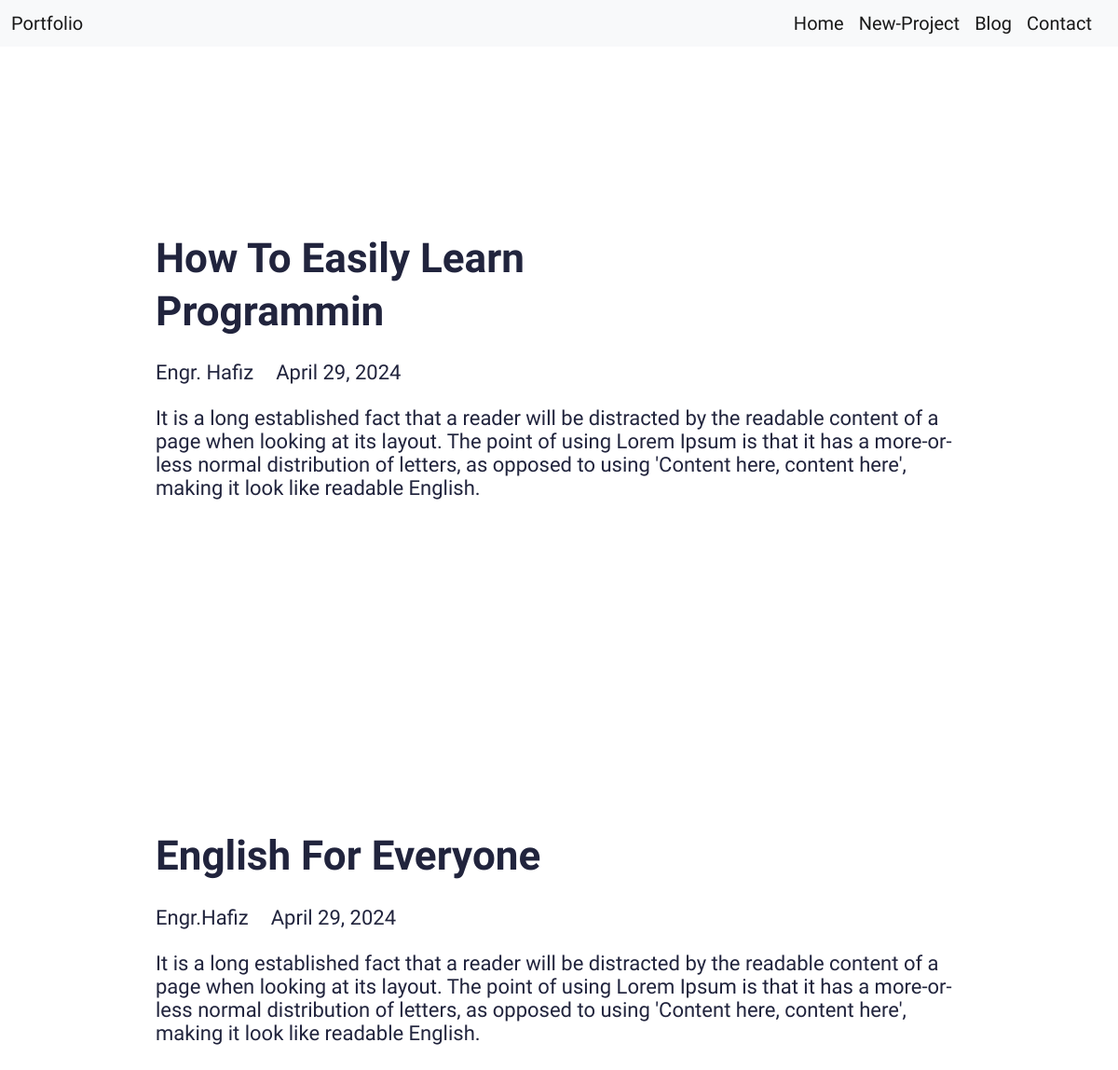
The app's page /blog_detail/ with its own data.
### main/models.py (models this page shows, shortened)
class Blog(models.Model):
    timestamp = models.DateTimeField(auto_now_add=True)
    author = models.CharField(max_length=200, blank=True, null=True)
    name = models.CharField(max_length=200, blank=True, null=True)
    description = models.CharField(max_length=500, blank=True, null=True)
    slug = models.SlugField(null=True, blank=True)
    image = models.ImageField(blank=True, null=True, upload_to="blog")
    is_active = models.BooleanField(default=True)

### main/views.py (the view)
# urls.py: path('blog_detail/', views.Hello_Blog, name='blog_detail_page'),
def Hello_Blog(request):
    block_detail=Blog.objects.all()
    context={
        'blog2':block_detail,
    }
    return render(request, 'blog-detail.html',context)

### main/templates/blog-detail.html (shortened to what this page needs)
{% extends 'base.html' %}
{% load static %}
{% block content %}
<section>
  {% for i in blog2 %}
  <div class="innerPageBannerCol">
    <div class="container">
      <div class="row g-4 g-md-3  align-items-center">
        <div class="col-md-6">
          <div class="bannerContent">
            <h1 class="xlTitle pb-md-3">{{i.name|title}} </h1>
          </div>
        </div>
      </div>
      <div class="row">
        <div class="col-md-auto">
          <div class="authorCol">
            <h4 class="smTitle pb-3">{{i.author|title}}</h4>
          </div>
        </div>
        <div class="col-md">
          <h4 class="smTitle pb-3">{{i.timestamp.date}}</h4>
        </div>
        <div >
          <h4 class="smTitle pb-3">{{i.description}}</h4>
        </div>
      </div>
    </div>
  </div>
  {% endfor%}
</section>
{% endblock %}

### static/css/style.css (style rules this page uses)
:root { --primaryColor: #9C07B6; --primaryDarkColor: #3D0048; --primaryHoverColor: #900AA8; --secondaryColor: #F9B000; --baseColor: #21243D; --baseFont: 'Heebo', sans-serif; --titleFont: 'Courier Prime', monospace; --regular: 400; --medium: 500; --bold: 700; --black: 900; --lightBg: #F1F1F1; }
html { scroll-behavior: smooth; }
body { font-family: var(--baseFont); color: var(--baseColor); line-height: normal; }
.xlTitle { font-size: 44px; line-height: 1.3; font-weight: var(--bold); font-family: var(--titleFont) }
.smTitle { font-size: 22px; line-height: normal; font-weight: var(--regular); font-family: var(--titleFont) }
.innerPageBannerCol { padding: 180px 0 150px; }
@media (min-width:992px) { .container, .container-lg, .container-md, .container-sm, .container-xl, .container-xxl { max-width: 890px; } }

### records on screen
Blog: name "How To Easily Learn Programmin", author "Engr. Hafiz", timestamp "April 29, 2024", description "It is a long established fact that a reader will be distracted by the readable content of a page when looking at its layout. The point of using Lorem Ipsum is that it has a more-or-less normal distribution of letters, as opposed to using 'Content here, content here', making it look like readable English."
Blog: name "English For Everyone", author "Engr.Hafiz", timestamp "April 29, 2024", description "It is a long established fact that a reader will be distracted by the readable content of a page when looking at its layout. The point of using Lorem Ipsum is that it has a more-or-less normal distribution of letters, as opposed to using 'Content here, content here', making it look like readable English."
